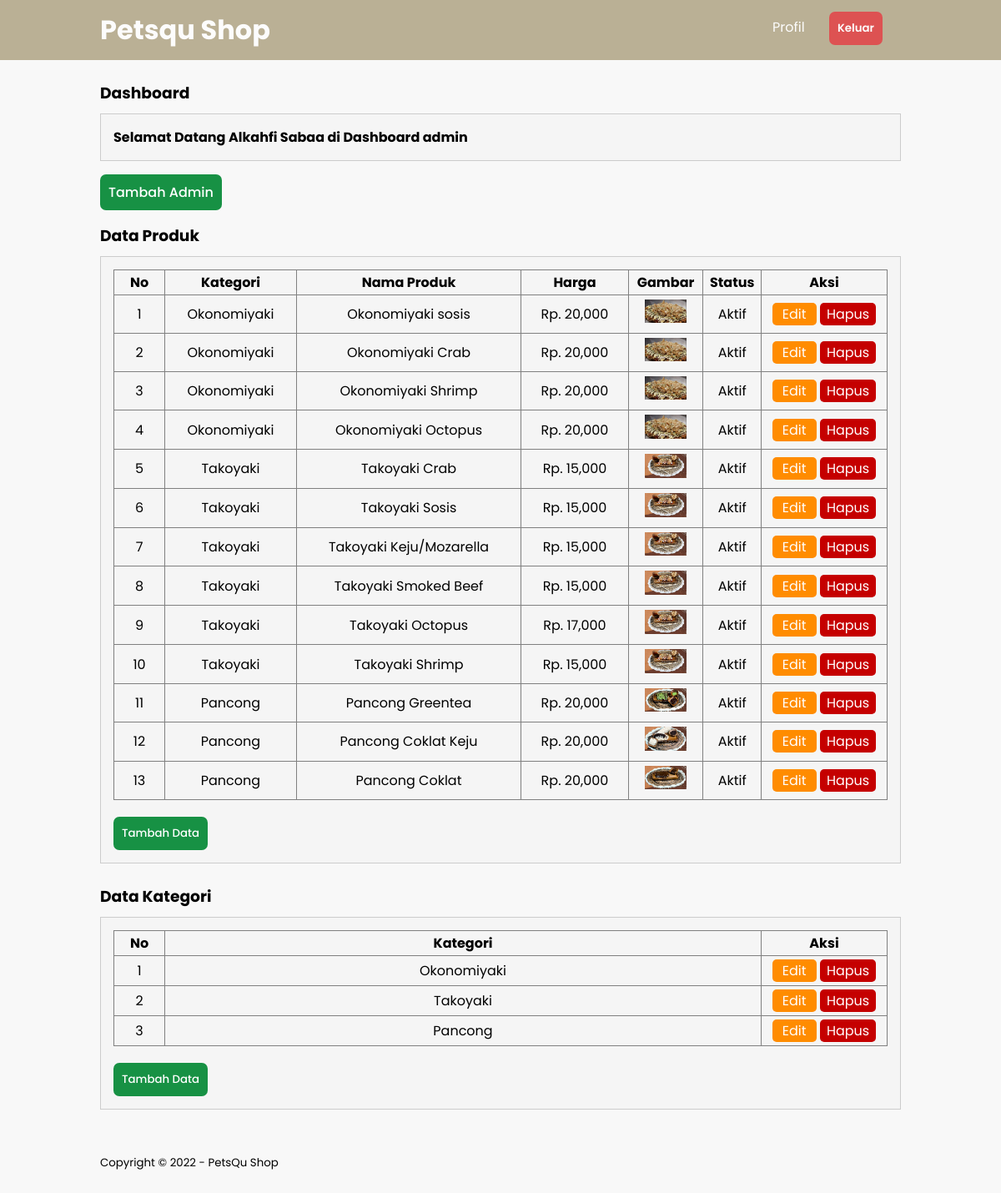
The page /dashboard.php (signed in) on the database its author committed.
### tables this page shows
CREATE TABLE `tb_product` (
  `product_id` int(11) NOT NULL,
  `category_id` int(11) NOT NULL,
  `product_name` varchar(100) NOT NULL,
  `product_price` int(11) NOT NULL,
  `product_description` text NOT NULL,
  `product_image` varchar(100) NOT NULL,
  `product_status` tinyint(1) NOT NULL,
  `data_created` timestamp NOT NULL DEFAULT current_timestamp()
);

CREATE TABLE `tb_category` (
  `category_id` int(11) NOT NULL,
  `category_name` varchar(25) NOT NULL
);

### dashboard.php (the view, shortened to what this page needs)
<?php
	include 'db.php';
?>
<!DOCTYPE html>
<html>
<head>
	<link rel="stylesheet" type="text/css" href="css/style.css?v=<?php echo time(); ?>">
</head>
<body>
	<header>
		<div class="container">
		<h1 onclick="location.href='dashboard.php'">Petsqu Shop</h4>
			<ul>
				<li><a href="profil.php">Profil</a></li>
				<li><button class="keluar-btn" onclick="location.href='keluar.php'">Keluar</button></li>
			</ul>
		</div>
	</header>
	<div class="section">
		<div class="container">
			<h3>Dashboard</h3>
			<div class="box">
				<h4>Selamat Datang <?php echo $_SESSION['a_global']->admin_name ?> di Dashboard admin</h4>
			</div>
			<a class="tmbh-btn" style="margin-top: 0;" href="tambah-admin.php">Tambah Admin</a>
		</div>
	</div>
	<div class="section">
	<div class="container">
			<h3>Data Produk</h3>
			<div class="box">
				<table border="1" cellspacing="0" class="table">
					<thead>
						<tr>
							<th width="60px">No</th>
							<th>Kategori</th>
							<th>Nama Produk</th>
							<th>Harga</th>
							<th>Gambar</th>
							<th>Status</th>
							<th width="150px">Aksi</th>
						</tr>
					</thead>
					<tbody>
						<?php
							$no = 1;
							$produk = mysqli_query($conn, "SELECT * FROM tb_product LEFT JOIN tb_category USING (category_id) ORDER BY product_id DESC");
							if(mysqli_num_rows($produk) > 0){
							while($row = mysqli_fetch_array($produk)){
						?>
						<tr>
							<td><?php echo $no++ ?></td>
							<td><?php echo $row['category_name'] ?></td>
							<td><?php echo $row['product_name'] ?></td>
							<td>Rp. <?php echo number_format($row['product_price']) ?></td>
							<td><a href="produk/<?php echo $row['product_image'] ?>" target="_blank"> <img src="produk/<?php echo $row['product_image'] ?>" width="50px"> </a></td>
							<td><?php echo ($row['product_status'] == 0)? 'Tidak Aktif':'Aktif'; ?></td>
							<td>
								<a href="edit-produk.php?id=<?php echo $row['product_id'] ?>" class="btn-edit">Edit</a> <a href="proses-hapus.php?idp=<?php echo $row['product_id'] ?>" onclick="return confirm('Yakin ingin hapus ?')" class="btn-hapus">Hapus</a>
							</td>
						</tr>
						<?php }}else{ ?>
							<tr>
								<td colspan="7">Tidak ada data</td>
							</tr>
						<?php } ?>
					</tbody>
				</table>
				<button class="tmbh-btn" onclick="location.href='tambah-produk.php'" style="margin-top:20px;">Tambah Data</button>
			</div>
		</div>
		</div>
	<div class="section">
	<div class="container">
			<h3>Data Kategori</h3>
			<div class="box">
				<table border="1" cellspacing="0" class="table">
					<thead>
						<tr>
							<th width="60px">No</th>
							<th>Kategori</th>
							<th width="150px">Aksi</th>
						</tr>
					</thead>
					<tbody>
						<?php
							$no = 1;
							$kategori = mysqli_query($conn, "SELECT * FROM tb_category ORDER BY category_id DESC");
							if(mysqli_num_rows($kategori) > 0){
							while($row = mysqli_fetch_array($kategori)){
						?>
						<tr>
							<td><?php echo $no++ ?></td>
							<td><?php echo $row['category_name'] ?></td>
							<td>
								<a href="edit-kategori.php?id=<?php echo $row['category_id'] ?>" class="btn-edit">Edit</a> <a href="proses-hapus.php?idk=<?php echo $row['category_id'] ?>" onclick="return confirm('Yakin ingin hapus ?')" class="btn-hapus">Hapus</a>
							</td>
						</tr>
						<?php }}else{ ?>
							<tr>
								<td colspan="3">Tidak ada data</td>
							</tr>
						<?php } ?>
					</tbody>
				</table>
				<button class="tmbh-btn" onclick="location.href='tambah-kategori.php'" style="margin-top:20px;">Tambah Data</button>
			</div>
		</div>
		</div>
	<footer>
		<div class="container">
			<small>Copyright &copy; 2022 - PetsQu Shop</small>
		</div>
	</footer>
</body>
</html>

### css/style.css (style rules this page uses)
* { padding: 0; margin: 0; font-family: 'Poppins', sans-serif; }
body { background-color: #f8f8f8; font-family: 'Poppins', sans-serif; }
a { color: inherit; text-decoration: none; }
header { background: #a0926c; opacity: 0.7; color: #fff; }
header h1 { float: left; padding: 12px 0; }
header ul { float: right; }
header ul li { display: inline-block; }
header ul li a { padding: 20px 15px 20px 15px; display: inline-block; }
li { margin-right: 10px; }
footer { padding: 25px 0; }
.container { width: 80%; margin: 0 auto; }
.container:after { content: ''; display: block; clear: both; }
.section { margin: 25px 0; }
.box { background-color: whitesmoke; border: 1px solid #ccc; padding: 15px; box-sizing: border-box; margin: 10px 0 25px 0; }
.box:after { content: ''; display: block; clear: both; }
.table { width: 100%; border-collapse: collapse; }
.table tr { height: 30px; }
.table tr td { padding: 5px 10px; text-align: center; }
.keluar-btn { background-color: rgb(211, 12, 12); border: 2px solid transparent; padding: 8px; border-radius: 7px; color: white; font-weight: 600; cursor: pointer; }
button { border: none; margin-right: 12px; }
.tmbh-btn { background-color: rgb(23, 145, 68); border: 2px solid transparent; padding: 8px; border-radius: 7px; color: white; font-weight: 500; cursor: pointer; }
.btn-edit { background-color: darkorange; border-radius: 5px; color: white; padding: 2px 12px; }
.btn-hapus { background-color: rgb(197, 0, 0); border-radius: 5px; color: white; padding: 2px 8px; }

### rows shown on the page
tb_product: category.category_name "Okonomiyaki", product_name "Okonomiyaki sosis", product_price "20,000", product_image (picture), product_status "Aktif"
tb_product: category.category_name "Okonomiyaki", product_name "Okonomiyaki Crab", product_price "20,000", product_image (picture), product_status "Aktif"
tb_product: category.category_name "Okonomiyaki", product_name "Okonomiyaki Shrimp", product_price "20,000", product_image (picture), product_status "Aktif"
tb_product: category.category_name "Okonomiyaki", product_name "Okonomiyaki Octopus", product_price "20,000", product_image (picture), product_status "Aktif"
tb_product: category.category_name "Takoyaki", product_name "Takoyaki Crab", product_price "15,000", product_image (picture), product_status "Aktif"
tb_product: category.category_name "Takoyaki", product_name "Takoyaki Sosis", product_price "15,000", product_image (picture), product_status "Aktif"
tb_product: category.category_name "Takoyaki", product_name "Takoyaki Keju/Mozarella", product_price "15,000", product_image (picture), product_status "Aktif"
tb_product: category.category_name "Takoyaki", product_name "Takoyaki Smoked Beef", product_price "15,000", product_image (picture), product_status "Aktif"
tb_product: category.category_name "Takoyaki", product_name "Takoyaki Octopus", product_price "17,000", product_image (picture), product_status "Aktif"
tb_product: category.category_name "Takoyaki", product_name "Takoyaki Shrimp", product_price "15,000", product_image (picture), product_status "Aktif"
tb_product: category.category_name "Pancong", product_name "Pancong Greentea", product_price "20,000", product_image (picture), product_status "Aktif"
tb_product: category.category_name "Pancong", product_name "Pancong Coklat Keju", product_price "20,000", product_image (picture), product_status "Aktif"
tb_product: category.category_name "Pancong", product_name "Pancong Coklat", product_price "20,000", product_image (picture), product_status "Aktif"
tb_category: category_name "Okonomiyaki"
tb_category: category_name "Takoyaki"
tb_category: category_name "Pancong"

### other values the page prints
$_SESSION['a_global']->admin_name "Alkahfi Sabaa"
